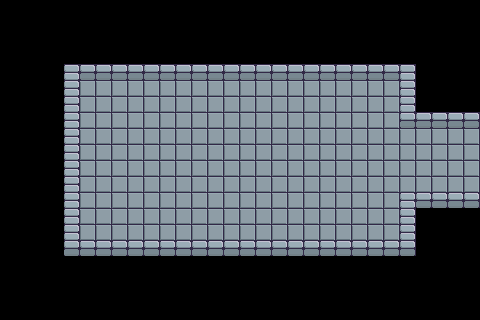

The image is a tile-based game level rendered from a .tmx file. Its description and complete source (layers, tilesets, objects, tile grids) follow:
An orthogonal 30x20 tile map with 16x16 px tiles, 1 tile layer (Tile Layer 1).

<map version="1.2" tiledversion="1.3.3" orientation="orthogonal" renderorder="right-down" width="30" height="20" tilewidth="16" tileheight="16" infinite="0" nextlayerid="3" nextobjectid="1">
 <editorsettings>
  <export target="starting_right.lua" format="lua" />
 </editorsettings>
 <tileset firstgid="1" source="../../assets/map/tileset_brootal.tsx" />
 <layer id="1" name="Tile Layer 1" width="30" height="20">
  <data encoding="csv">
0,0,0,0,0,0,0,0,0,0,0,0,0,0,0,0,0,0,0,0,0,0,0,0,0,0,0,0,0,0,
0,0,0,0,0,0,0,0,0,0,0,0,0,0,0,0,0,0,0,0,0,0,0,0,0,0,0,0,0,0,
0,0,0,0,0,0,0,0,0,0,0,0,0,0,0,0,0,0,0,0,0,0,0,0,0,0,0,0,0,0,
0,0,0,79,0,0,0,0,0,0,0,0,0,0,0,0,0,0,0,0,0,0,0,0,0,0,0,0,0,0,
0,0,0,53,4,5,5,5,5,5,5,5,5,5,5,5,5,5,5,5,5,5,5,5,5,4,0,0,0,0,
0,0,0,53,4,2,2,2,2,2,2,2,2,2,2,2,2,2,2,2,2,2,2,2,2,4,0,0,0,0,
0,0,0,53,4,2,2,2,2,2,2,2,2,2,2,2,2,2,2,2,2,2,2,2,2,4,0,0,0,0,
0,0,0,53,4,2,2,2,2,2,2,2,2,2,2,2,2,2,2,2,2,2,2,2,2,5,5,5,5,5,
0,0,0,53,4,2,2,2,2,2,2,2,2,2,2,2,2,2,2,2,2,2,2,2,2,2,2,2,2,2,
0,0,0,53,4,2,2,2,2,2,2,2,2,2,2,2,2,2,2,2,2,2,2,2,2,2,2,2,2,2,
0,0,0,53,4,2,2,2,2,2,2,2,2,2,2,2,2,2,2,2,2,2,2,2,2,2,2,2,2,2,
0,0,0,53,4,2,2,2,2,2,2,2,2,2,2,2,2,2,2,2,2,2,2,2,2,2,2,2,2,2,
0,0,0,53,4,2,2,2,2,2,2,2,2,2,2,2,2,2,2,2,2,2,2,2,2,4,5,5,5,5,
0,0,0,53,4,2,2,2,2,2,2,2,2,2,2,2,2,2,2,2,2,2,2,2,2,4,0,0,0,0,
0,0,0,53,4,2,2,2,2,2,2,2,2,2,2,2,2,2,2,2,2,2,2,2,2,4,0,0,0,0,
0,0,0,53,5,5,5,5,5,5,5,5,5,5,5,5,5,5,5,5,5,5,5,5,5,5,0,0,0,0,
0,0,0,105,0,0,0,0,0,0,0,0,0,0,0,0,0,0,0,0,0,0,0,0,0,0,0,0,0,0,
0,0,0,0,0,0,0,0,0,0,0,0,0,0,0,0,0,0,0,0,0,0,0,0,0,0,0,0,0,0,
0,0,0,0,0,0,0,0,0,0,0,0,0,0,0,0,0,0,0,0,0,0,0,0,0,0,0,0,0,0,
0,0,0,0,0,0,0,0,0,0,0,0,0,0,0,0,0,0,0,0,0,0,0,0,0,0,0,0,0,0
</data>
 </layer>
</map>
